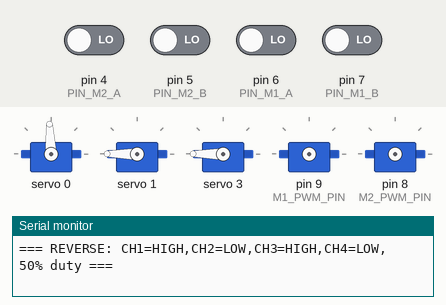
A sketch run on a simulated Arduino Uno, built for the host (arithmetic inside an expression is 32-bit, double 64-bit). Parts: 5 × servo, the last lines printed to the serial monitor. Wiring (inferred from the names in the program): 2 × servo: signal pin 8 / signal pin 9. The inputs (shaded band) are chosen by the test bench; at power-on: pin 4 (PIN_M2_A), pin 5 (PIN_M2_B), pin 6 (PIN_M1_A), pin 7 (PIN_M1_B) LOW. Servo pulses on a pin are drawn as a servo (544–2400 µs = 0–180°).

Above: at 0.15 s.
At 28.8 s:
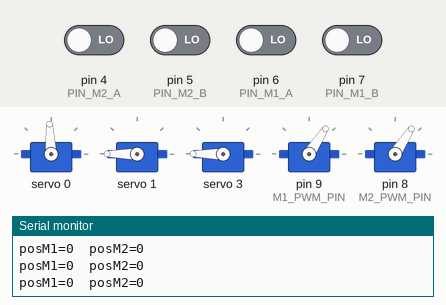
Timing chart, 0 to 40.0 s (numbered marks = the images above):
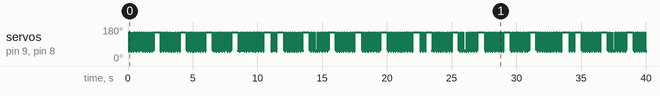

The sketch:

bmduino_motor_pwm50_encoder_check_rev.ino
```cpp
// 跟 bmduino_motor_pwm50_encoder_check.ino 完全一樣，只是方向反過來
// （CH1=HIGH,CH2=LOW,CH3=HIGH,CH4=LOW），拿來對照反向時 PCA9685
// 各腳位電壓、馬達轉動、編碼器計數的狀況，跟正向那次比較。

#include <Arduino.h>
#include <Wire.h>
#include <Adafruit_PWMServoDriver.h>

Adafruit_PWMServoDriver pwm = Adafruit_PWMServoDriver(0x40, Wire1);

const uint8_t CH_STEER = 0;
const uint8_t M1_PWM_PIN = 9;
const uint8_t M2_PWM_PIN = 8;
const uint8_t PIN_M1_A = 6;
const uint8_t PIN_M1_B = 7;
const uint8_t PIN_M2_A = 4;
const uint8_t PIN_M2_B = 5;

const uint16_t STEER_CENTER_US = 1500;
const uint32_t PWM_PERIOD_US = 200;  // 5kHz
const uint8_t TEST_DUTY = 128;       // 50%

volatile int32_t posM1 = 0;
volatile int32_t posM2 = 0;
volatile uint8_t stateM1 = 0;
volatile uint8_t stateM2 = 0;

static const int8_t QDEC_TABLE[16] = {
  0, -1, 1, 0,
  1, 0, 0, -1,
  -1, 0, 0, 1,
  0, 1, -1, 0
};

void updateQuadM1() {
  uint8_t a = digitalRead(PIN_M1_A);
  uint8_t b = digitalRead(PIN_M1_B);
  uint8_t ns = (a << 1) | b;
  posM1 += QDEC_TABLE[((stateM1 << 2) | ns) & 0x0F];
  stateM1 = ns;
}
void updateQuadM2() {
  uint8_t a = digitalRead(PIN_M2_A);
  uint8_t b = digitalRead(PIN_M2_B);
  uint8_t ns = (a << 1) | b;
  posM2 += QDEC_TABLE[((stateM2 << 2) | ns) & 0x0F];
  stateM2 = ns;
}
void isrM1A() { updateQuadM1(); }
void isrM1B() { updateQuadM1(); }
void isrM2A() { updateQuadM2(); }
void isrM2B() { updateQuadM2(); }

void setup() {
  Serial.begin(115200);

  pinMode(PIN_M1_A, INPUT);
  pinMode(PIN_M1_B, INPUT);
  pinMode(PIN_M2_A, INPUT);
  pinMode(PIN_M2_B, INPUT);
  attachInterrupt(digitalPinToInterrupt(PIN_M1_A), isrM1A, CHANGE);
  attachInterrupt(digitalPinToInterrupt(PIN_M1_B), isrM1B, CHANGE);
  attachInterrupt(digitalPinToInterrupt(PIN_M2_A), isrM2A, CHANGE);
  attachInterrupt(digitalPinToInterrupt(PIN_M2_B), isrM2B, CHANGE);

  Wire1.begin();
  pwm.begin();
  pwm.setPWMFreq(50);
  pwm.writeMicroseconds(CH_STEER, STEER_CENTER_US);

  pwm.setPin(1, 4095);  // CH1(IN1) = HIGH
  pwm.setPin(2, 0);     // CH2(IN2) = LOW
  pwm.setPin(3, 4095);  // CH3(IN3) = HIGH
  pwm.setPin(4, 0);     // CH4(IN4) = LOW

  pinMode(M1_PWM_PIN, OUTPUT);
  pinMode(M2_PWM_PIN, OUTPUT);

  Serial.println(F("=== REVERSE: CH1=HIGH,CH2=LOW,CH3=HIGH,CH4=LOW, 50% duty ==="));
}

uint32_t lastPrintMs = 0;

void loop() {
  uint32_t phase = micros() % PWM_PERIOD_US;
  uint32_t onUs = (uint32_t)TEST_DUTY * PWM_PERIOD_US / 255;
  bool high = phase < onUs;
  digitalWrite(M1_PWM_PIN, high ? HIGH : LOW);
  digitalWrite(M2_PWM_PIN, high ? HIGH : LOW);

  uint32_t now = millis();
  if (now - lastPrintMs >= 500) {
    lastPrintMs = now;
    Serial.print(F("posM1="));
    Serial.print(posM1);
    Serial.print(F("  posM2="));
    Serial.println(posM2);
  }
}
```
